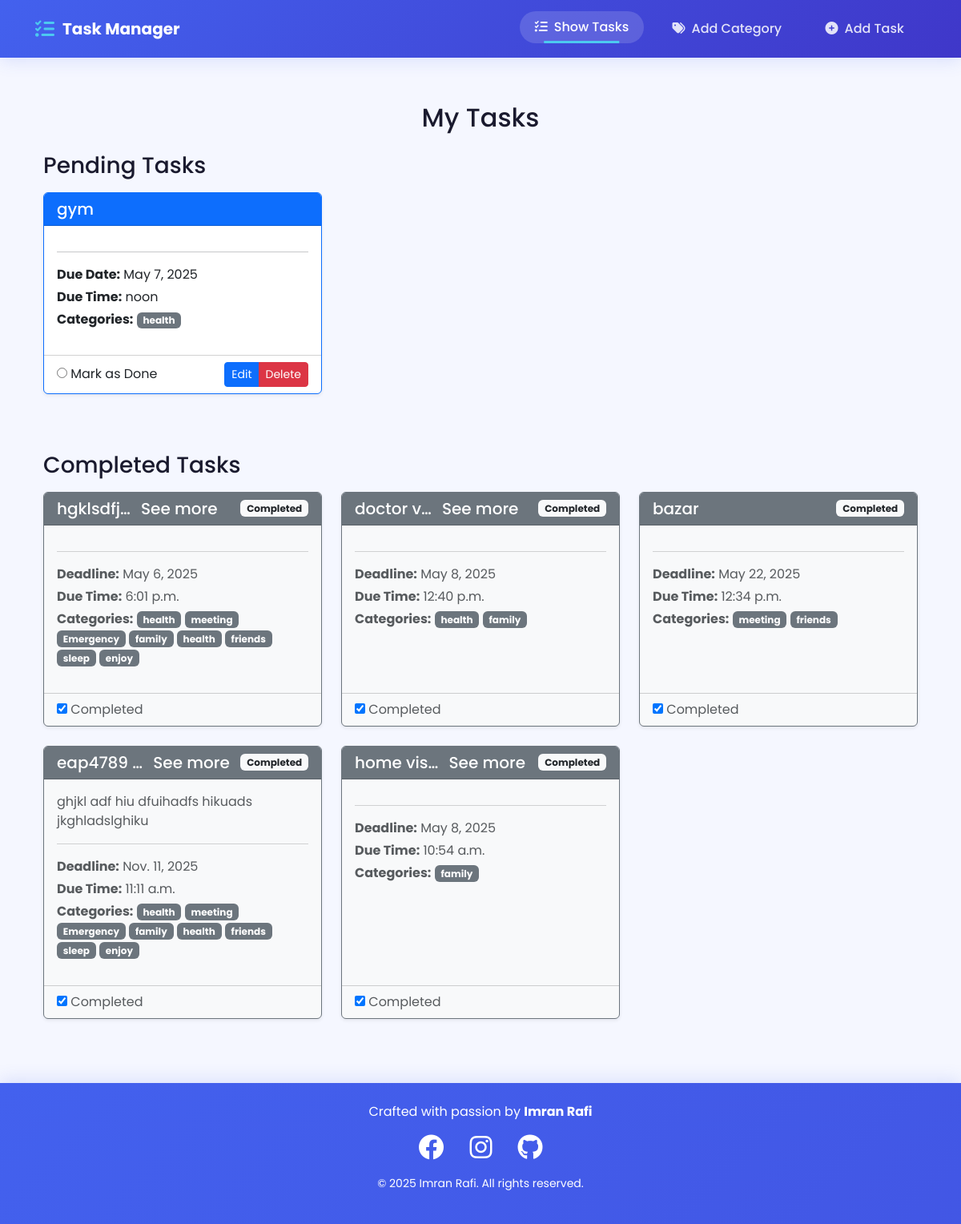
The app's page /, older data.
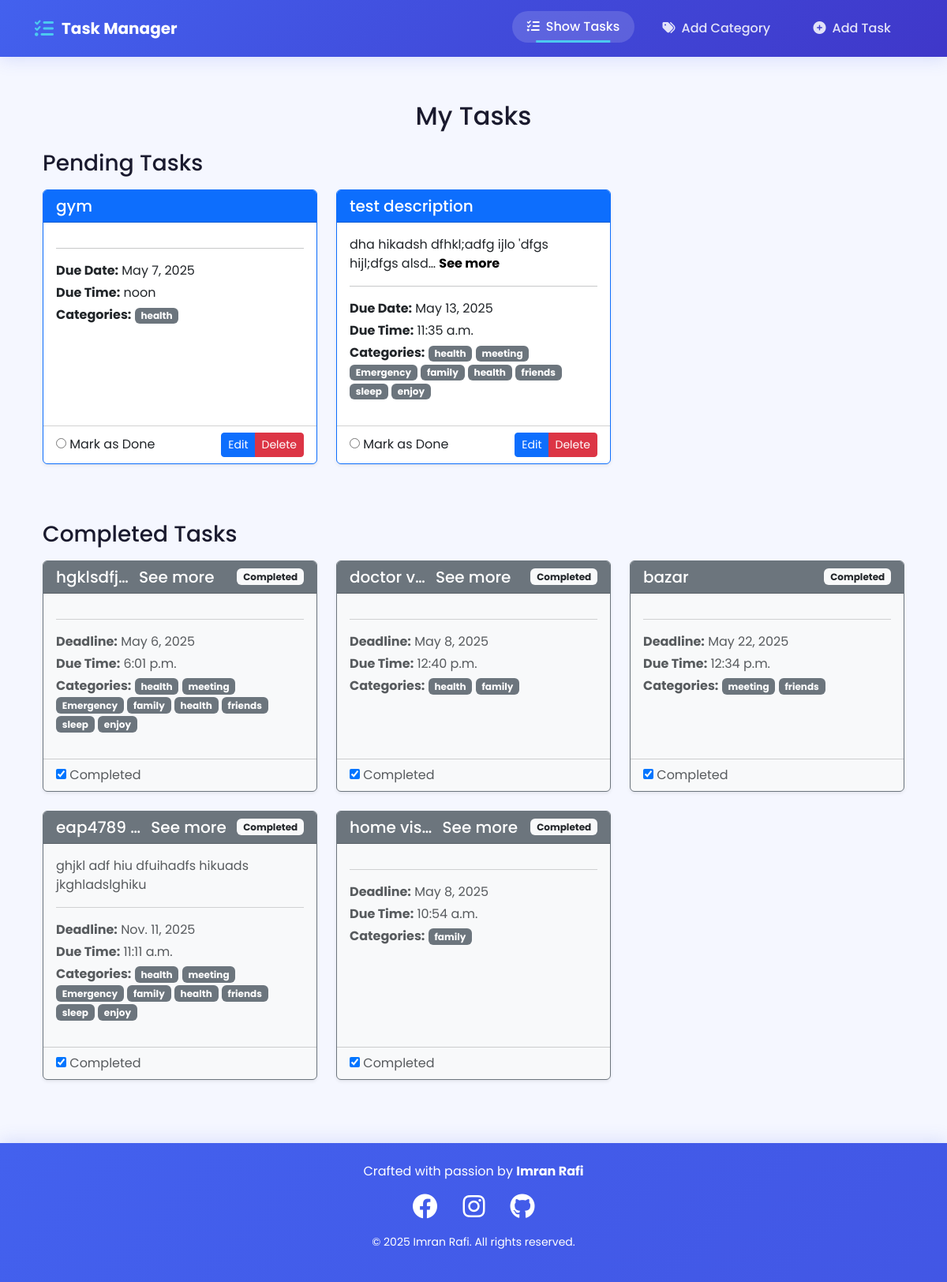
The same page, newer data.
### Add_task/models.py (models this page shows, shortened)
class Task(models.Model):
    title = models.CharField(max_length=100)
    details = models.TextField(blank=True)
    due_date = models.DateField()
    due_time = models.TimeField()
    is_completed = models.BooleanField(default=False)
    category = models.ManyToManyField(Category)

### Category/models.py (models this page shows, shortened)
class Category(models.Model):
    name = models.CharField(max_length=100)

### Task_manager/views.py (the view)
# urls.py: 2. Add a URL to urlpatterns:  path('', views.home, name='home')
def home(request):
    tasks = Task.objects.all()
    all_tasks_completed = tasks.exists() and all(task.is_completed for task in tasks)
    none_completed = tasks.exists() and all(not task.is_completed for task in tasks)
    return render(request, 'home.html', {
        'tasks': tasks,
        'all_tasks_completed': all_tasks_completed,
        'none_completed': none_completed,  # This will be True if all tasks are incomplete
    })

### templates/home.html (shortened to what this page needs)
{% extends 'base.html' %}
{% block content %}
<div class="container">
    <h2 class="text-center mb-4">My Tasks</h2>
    <h3 class="mt-4 mb-3">Pending Tasks</h3>
    <div class="row">
        {% for task in tasks %}
            {% if not task.is_completed %}
            <div class="col-md-4 mb-4">
                <div class="card h-100 shadow-sm border-primary">
                    <div class="card-header bg-primary text-white d-flex justify-content-between align-items-center">
                        <h5 class="card-title mb-0">
                            {{ task.title|truncatechars:20 }}
                        </h5>
                    </div>
                    <div class="card-body">
                        <p class="card-text">
                            {% with desc=task.details|striptags %}
                                {{ desc|truncatechars:50 }}
                                {% if desc|length > 50 %}
                                    <a href="{% url 'task_details' task.id %}" class="text-black fw-bold" style="text-decoration: none;">See more</a>
                                {% endif %}
                            {% endwith %}
                        </p>
                        <hr>
                        <div class="mb-3">
                            <p class="mb-1"><strong>Due Date:</strong> {{ task.due_date }}</p>
                            <p class="mb-1"><strong>Due Time:</strong> {{ task.due_time }}</p>
                            {% if task.category.all %}
                            <p class="mb-1"><strong>Categories:</strong>
                                {% for cat in task.category.all %}
                                <span class="badge bg-secondary">{{ cat.name }}</span>
                                {% endfor %}
                            </p>
                            {% endif %}
                        </div>
                    </div>
                    <div class="card-footer bg-transparent">
                        <div class="d-flex justify-content-between align-items-center">
                            <form method="post" action="{% url 'complete_task' task.id %}">
                                <input type="radio" name="status" onchange="this.form.submit()">
                                <label>Mark as Done</label>
                            </form>
                            <div class="btn-group" role="group">
                                <a href="{% url 'edit_task' task.id %}" class="btn btn-primary btn-sm">
                                    Edit
                                </a>
                                <a href="{% url 'delete_task' task.id %}" class="btn btn-danger btn-sm">
                                    Delete
                                </a>
                            </div>
                        </div>
                    </div>
                </div>
            </div>
            {% endif %}
        {% endfor %}
    </div>
    <h3 class="mt-5 mb-3">Completed Tasks</h3>
    <div class="row">
        {% for task in tasks %}
            {% if task.is_completed %}
            <div class="col-md-4 mb-4">
                <div class="card h-100 shadow-sm border-secondary bg-light text-muted">
                    <div class="card-header bg-secondary text-white d-flex justify-content-between align-items-center">
                        <h5 class="card-title mb-0">
                            {{ task.title|truncatechars:9 }}
                            {% if task.title|length > 9 %}
                                <a href="{% url 'task_details' task.id %}" class="text-white ms-2" style="text-decoration: none;">
                                    See more
                                </a>
                            {% endif %}
                        </h5>
                        <span class="badge bg-light text-dark">Completed</span>
                    </div>
                    <div class="card-body">
                        <p class="card-text">
                            {% with desc=task.details|striptags %}
                                {{ desc|truncatechars:50 }}
                            {% endwith %}
                        </p>
                        <hr>
                        <div class="mb-3">
                            <p class="mb-1"><strong>Deadline:</strong> {{ task.due_date }}</p>
                            <p class="mb-1"><strong>Due Time:</strong> {{ task.due_time }}</p>
                            {% if task.category.all %}
                            <p class="mb-1"><strong>Categories:</strong>
                                {% for cat in task.category.all %}
                                <span class="badge bg-secondary">{{ cat.name }}</span>
                                {% endfor %}
                            </p>
                            {% endif %}
                        </div>
                    </div>
                    <div class="card-footer bg-transparent">
                        <form method="post" action="{% url 'complete_task' task.id %}">
                            <input type="checkbox" name="status" onchange="this.form.submit()" checked>
                            <label>Completed</label>
                        </form>
                    </div>
                </div>
            </div>
            {% endif %}
        {% endfor %}
            </div>
        </div>
{% endblock %}

### templates/base.html (shortened to what this page needs)
<!doctype html>
<html lang="en">
  <head>
    <link href="https://cdn.jsdelivr.net/npm/bootstrap@5.3.5/dist/css/bootstrap.min.css" rel="stylesheet">
    <link rel="stylesheet" href="https://cdnjs.cloudflare.com/ajax/libs/font-awesome/6.4.0/css/all.min.css">
  </head>
  <body>
    <nav class="navbar navbar-expand-lg navbar-dark sticky-top">
      <div class="container">
        <a class="navbar-brand fs-5 fs-sm-6" href="{% url 'homepage' %}">
  <i class="fas fa-tasks"></i> Task Manager
</a>
        <div class="collapse navbar-collapse" id="navbarNav">
          <ul class="navbar-nav ms-auto me-">
            <li class="nav-item">
              <a class="nav-link {% if request.resolver_match.view_name == 'homepage' %}active{% endif %}" href="{% url 'homepage' %}">
                <i class="fas fa-list-check me-2"></i>Show Tasks
              </a>
            </li>
            <li class="nav-item">
              <a class="nav-link {% if request.resolver_match.view_name == 'add_category' %}active{% endif %}" href="{% url 'add_category' %}">
                <i class="fas fa-tags me-2"></i>Add Category
              </a>
            </li>
            <li class="nav-item">
              <a class="nav-link {% if request.resolver_match.view_name == 'add_task' %}active{% endif %}" href="{% url 'add_task' %}">
                <i class="fas fa-plus-circle me-2"></i>Add Task
              </a>
            </li>
          </ul>
        </div>
      </div>
    </nav>
    <main class="container my-4">
      {% block content %}
      {% endblock %}
    </main>
    <footer class="bg-dark text-white py-4 mt-auto">
      <div class="container text-center">
        <p class="mb-3">Crafted with passion by <strong>Imran Rafi</strong></p>
        <div class="d-flex justify-content-center mb-3">
          <a href="https://www.facebook.com/3imran3rafi3/" target="_blank" class="text-white mx-3 social-icon" title="Facebook">
            <i class="fab fa-facebook fa-2x"></i>
          </a>
          <a href="https://www.instagram.com/imran_rafi_01/" target="_blank" class="text-white mx-3 social-icon" title="Instagram">
            <i class="fab fa-instagram fa-2x"></i>
          </a>
          <a href="https://github.com/SheikhIshere" target="_blank" class="text-white mx-3 social-icon" title="GitHub">
            <i class="fab fa-github fa-2x"></i>
          </a>
        </div>
        <p class="mt-3 small">&copy; {% now "Y" %} Imran Rafi. All rights reserved.</p>
      </div>
    </footer>
  </body>
</html>

### templates/base.html (style rules this page uses)
:root { --primary-color: #4361ee; --secondary-color: #3f37c9; --accent-color: #4cc9f0; --dark-color: #1a1a2e; --light-color: #f8f9fa; }
body { font-family: 'Poppins', sans-serif; background-color: #f5f7ff; color: var(--dark-color); display: flex; flex-direction: column; min-height: 100vh; }
.navbar { background: linear-gradient(135deg, var(--primary-color), var(--secondary-color)); box-shadow: 0 4px 20px rgba(67, 97, 238, 0.15); padding: 1rem 2rem; animation: gradientFlow 10s ease infinite; }
.navbar-brand { font-size: 1.8rem; font-weight: 700; color: white !important; display: flex; align-items: center; }
.navbar-brand i { margin-right: 10px; font-size: 1.5rem; color: var(--accent-color); }
.nav-link { font-weight: 500; color: rgba(255, 255, 255, 0.85) !important; margin: 0 0.5rem; padding: 0.5rem 1.2rem !important; border-radius: 50px; transition: all 0.3s ease; position: relative; }
.nav-link:hover, .nav-link.active { color: white !important; background-color: rgba(255, 255, 255, 0.15); transform: translateY(-2px); }
.nav-link::after { content: ''; position: absolute; bottom: 0; left: 50%; transform: translateX(-50%); width: 0; height: 3px; background-color: var(--accent-color); transition: width 0.3s ease; }
.nav-link:hover::after, .nav-link.active::after { width: 60%; }
main { padding: 2rem 0; flex-grow: 1; animation: fadeIn 0.5s ease-in-out; }
footer { background: linear-gradient(135deg, var(--primary-color), var(--secondary-color)); color: white; background-size: 400% 400%; animation: gradientFlow 10s ease infinite; padding: 4rem 0; box-shadow: 0 -4px 20px rgba(67, 97, 238, 0.15); }
footer a { color: white; }
footer .social-icon { margin: 0 1rem; }
footer .social-icon i { font-size: 2rem; }

Row changes from the older to the newer data that the page shows:
added Task: title "test description", details "dha hikadsh dfhkl;adfg ijlo 'dfgs hijl;dfgs alsd…", shows "See more", due_date "May 13, 2025", due_time "11:35 a.m.", Category (name "health"), Category (name "meeting"), Category (name "Emergency"), Category (name "family"), Category (name "health"), Category (name "friends"), Category (name "sleep"), Category (name "enjoy"), shown under "Pending Tasks"
